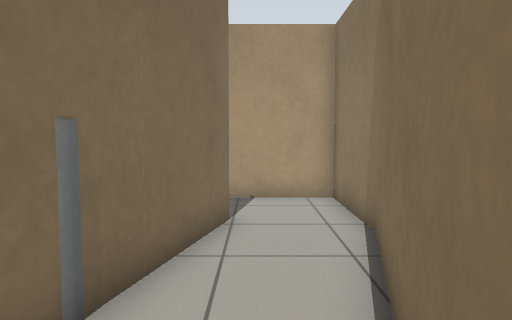
[1] (above)

19 first-person views from a walk through a robot-simulator world made for Gazebo. The camera is 0.93 m above the floor, tilts 4° down and sees 70° across. The floor is counted in squares, 0.5 m on a side. Each view is taken from the middle of a square. On the plan, view 1 faces up. The plan holds only what a view shows up to about 18 squares ahead; the rest is blank.

[2]
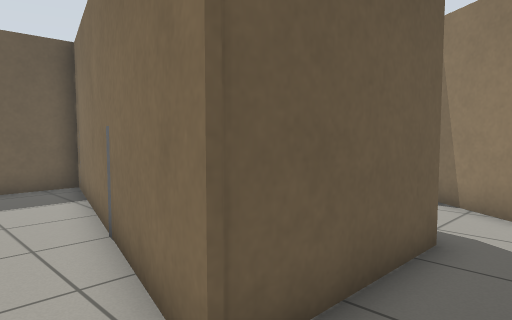

[3]
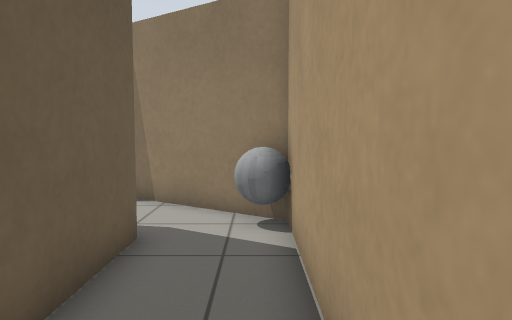

[4]
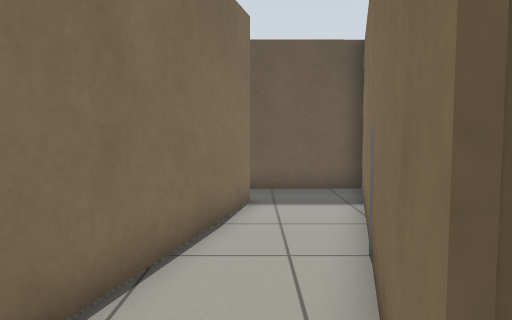

[5]
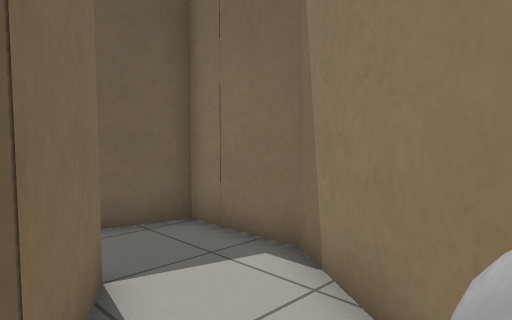

[6]
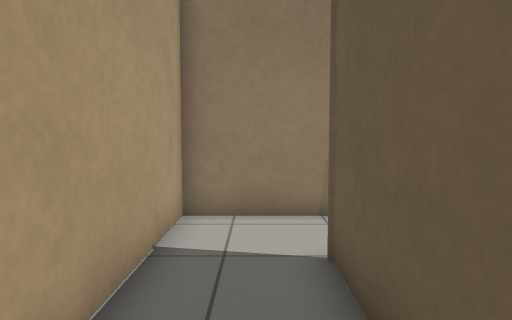

[7]
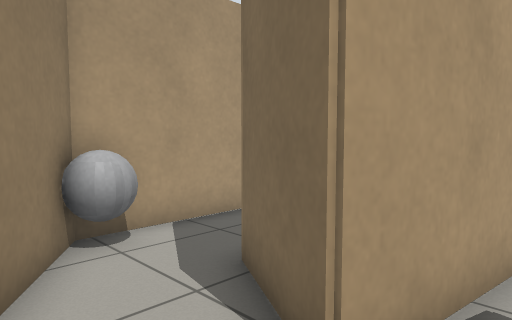

[8]
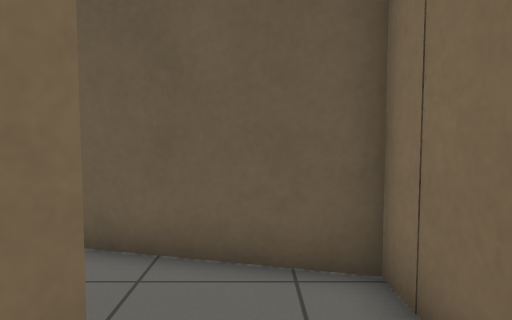

[9]
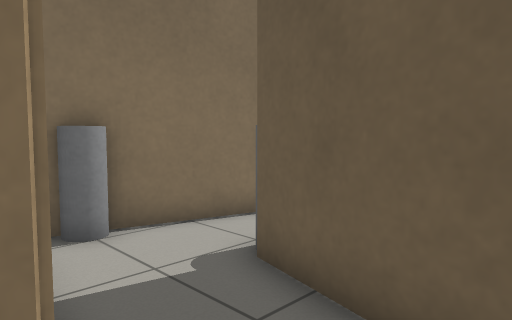

[10]
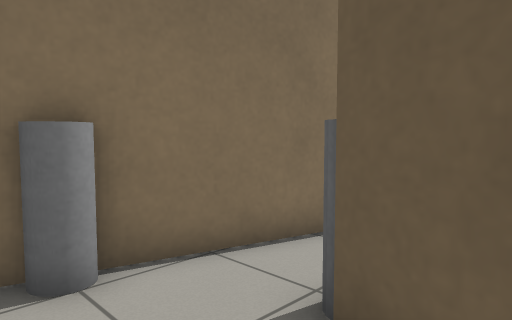

[11]
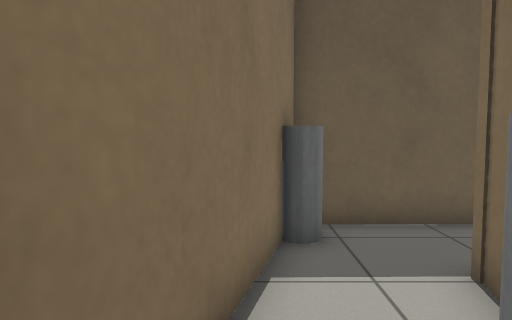

[12]
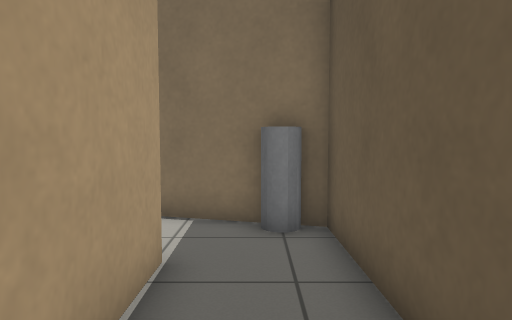

[13]
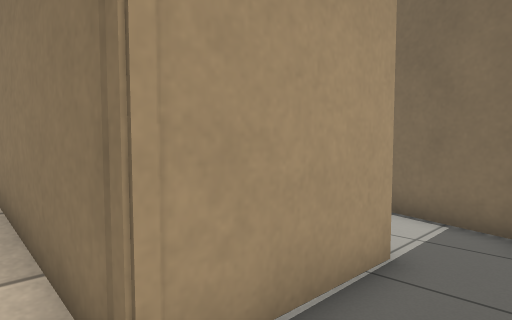

[14]
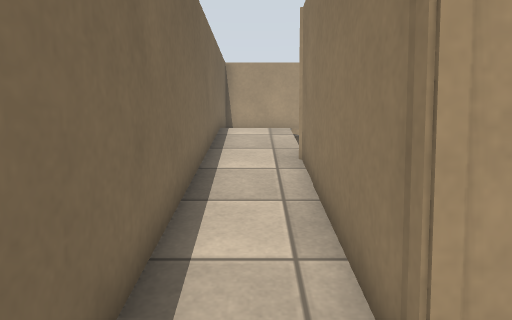

[15]
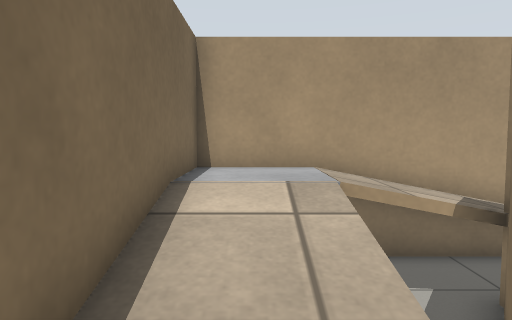

[16]
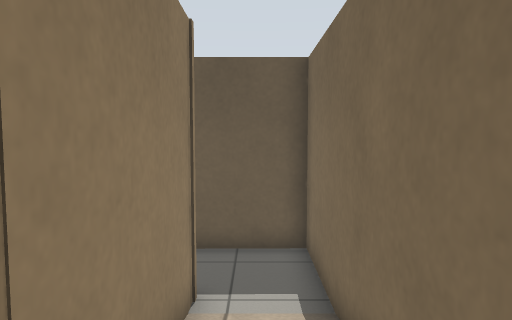

[17]
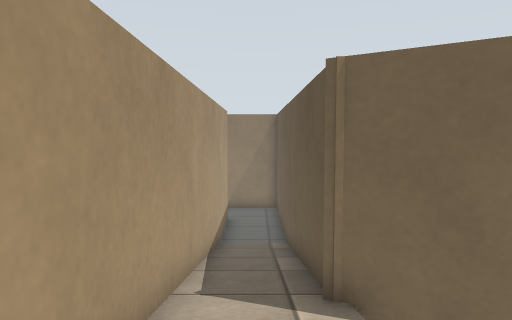

[18]
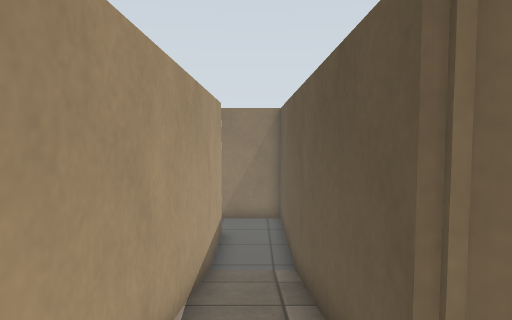

[19]
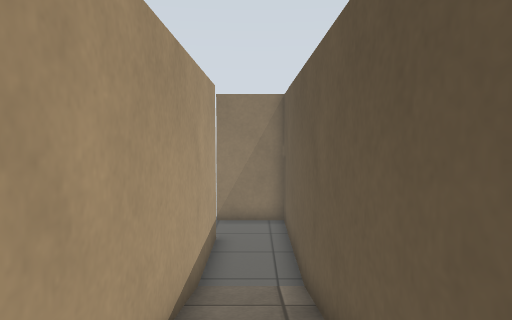

### Floor plan
Key: @ floor where view 1 was taken; # wall or solid block; . main floor; : floor 0.25 m higher than the main floor; + floor 0.5 m higher than the main floor; * floor 0.75 m higher than the main floor; % floor 1 m higher than the main floor; v drop or lower ground; C grey cylinder; B grey ball.
Columns run from 12 left of view 1 to 8 right of it. Each row starts with its distance up from view 1.
 13   ###############...#
 12 % %%%**+++::........#
 11 #%%%%################
 10 #%% v#B.......#
  9 #%% #.........#
  8 #**#...#####..#
  7 #*##..#    #..#
  6 #+#...     #..#
  5 #+#... ####...#
  4 #+#.......C...#
  3 #:###.....#..##
  2 #:# ###C..#..#
  1 #.#  ##C.##..#
  0 #.#####..#..@#
 -1 #.. .....#...#
 -2 #..  ...C#...
 -3 #.. ####C####
 -4 ####

Positions as (right, up) in squares from view 1, and headings:
1: (0, 0), facing up
2: (1, 10), facing down-left
3: (1, 10), facing left
4: (0, 9), facing down
5: (-5, 10), facing down-left
6: (-6, 9), facing right
7: (-9, 4), facing up-right
8: (-8, 8), facing down
9: (-9, 6), facing down-right
10: (-7, 5), facing down-right
11: (-3, 4), facing down
12: (-11, -2), facing right
13: (-11, -3), facing up-right
14: (-11, -3), facing up
15: (-11, 5), facing up
16: (-11, 6), facing down
17: (-12, 12), facing right
18: (-9, 12), facing right
19: (-7, 12), facing right
